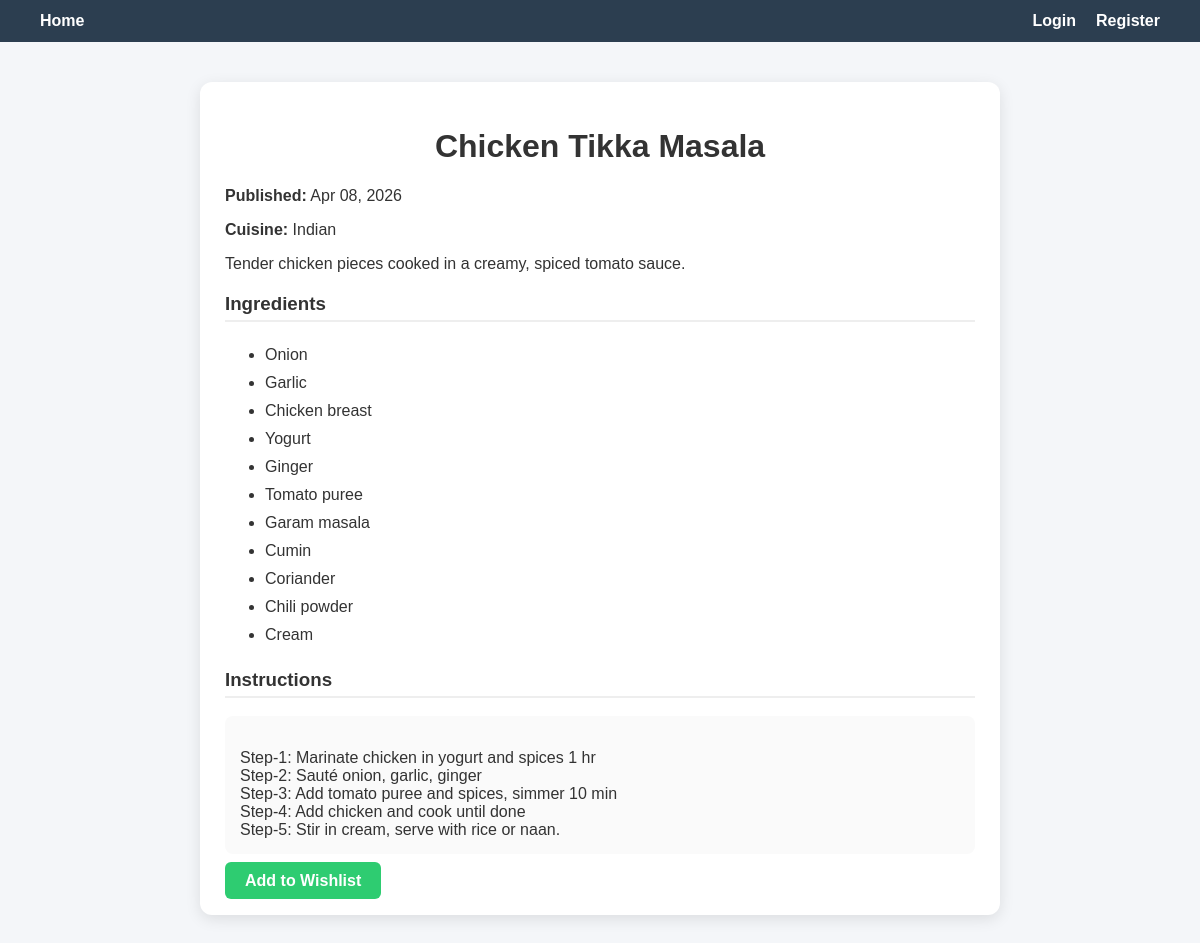
The page /recipe/295/ on the database its author committed.
### recipes/models.py (models this page shows, shortened)
class Recipe(models.Model):
    name = models.CharField(max_length=200)
    description = models.TextField()
    instructions = models.TextField()
    ingredients = models.ManyToManyField(Ingredient)
    created_at = models.DateTimeField(auto_now_add=True)
    cuisine = models.CharField(max_length=100, default='Unknown')
    class Meta:
        ordering = ['-created_at']

class Ingredient(models.Model):
    name = models.CharField(max_length=100)

### recipes/views.py (the view)
# urls.py: path('recipe/<int:id>/', views.recipe_detail, name='recipe_detail'),
def recipe_detail(request, id):
    recipe = get_object_or_404(Recipe, id=id)
    return render(request, 'recipes/detail.html', {'recipe': recipe})

### recipes/templates/recipes/detail.html
{% extends 'recipes/base.html' %}
{% block content %}
<div class="detail-card">
    <h1>{{ recipe.name }}</h1>
    <p><strong>Published:</strong> {{ recipe.created_at|date:"M d, Y" }}</p>
    <p><strong>Cuisine:</strong> {{ recipe.cuisine }}</p>
    <p>{{ recipe.description }}</p>
    <h3 class="section-title">Ingredients</h3>
    <ul class="ingredients">
        {% for ingredient in recipe.ingredients.all %}
            <li>{{ ingredient.name }}</li>
        {% endfor %}
    </ul>
    <h3 class="section-title">Instructions</h3>
    <div class="steps">
         {{ recipe.instructions|linebreaksbr }}
    </div>
    <br>
    <a href="{% url 'add_to_wishlist' recipe.id %}" class="btn-primary">
        Add to Wishlist
    </a>
</div>
{% endblock %}

### recipes/templates/recipes/base.html (shortened to what this page needs)
{% load static %}
<!DOCTYPE html>
<html>
<head>
    <link rel="stylesheet" href="{% static 'recipes/style.css' %}">
</head>
<body>
    <nav class="navbar">
        <div class="nav-left">
            <a href="/">Home</a>
        </div>
        <div class="nav-right">
            {% if user.is_authenticated %}
                <form method="post" action="{% url 'logout' %}">
                    {% csrf_token %}
                    <button type="submit" class="logout-btn">Logout</button>
                </form>
            {% else %}
                <a href="{% url 'login' %}">Login</a>
                <a href="{% url 'register' %}">Register</a>
            {% endif %}
        </div>
    </nav>
    <div class="container">
        {% block content %}{% endblock %}
    </div>
</body>
</html>

### recipes/static/recipes/style.css (style rules this page uses)
body { font-family: Arial, sans-serif; background-color: #f4f6f9; margin: 0; color: #333; }
h1 { text-align: center; }
a { text-decoration: none; }
.navbar { background-color: #2c3e50; display: flex; justify-content: space-between; align-items: center; padding: 12px 40px; }
.nav-left { display: flex; gap: 20px; }
.nav-right { display: flex; gap: 20px; align-items: center; }
.navbar a { color: white; text-decoration: none; font-weight: bold; }
.container { width: 100%; max-width: 800px; margin: 40px auto; }
.btn-primary { padding: 10px 20px; background-color: #2ecc71; border: none; color: white; font-weight: bold; border-radius: 6px; cursor: pointer; margin-top: 10px; }
.detail-card { background: white; padding: 25px; border-radius: 12px; box-shadow: 0 4px 15px rgba(0,0,0,0.1); }
.section-title { margin-top: 20px; border-bottom: 2px solid #eee; padding-bottom: 5px; }
.ingredients li { padding: 5px 0; }
.steps { white-space: pre-line; background: #fafafa; padding: 15px; border-radius: 8px; }

### rows shown on the page
Recipe: name "Chicken Tikka Masala", created_at "Apr 08, 2026", cuisine "Indian", description "Tender chicken pieces cooked in a creamy, spiced tomato sauce.", instructions "Step-1: Marinate chicken in yogurt and spices 1 hr Step-2: Sauté onion, garlic, ginger Step-3: Add tomato puree and spices, simmer 10 min Step-4: Add chicken and cook until done Step-5: Stir in cream, serve with rice or naan."
Ingredient: name "Onion"
Ingredient: name "Garlic"
Ingredient: name "Chicken breast"
Ingredient: name "Yogurt"
Ingredient: name "Ginger"
Ingredient: name "Tomato puree"
Ingredient: name "Garam masala"
Ingredient: name "Cumin"
Ingredient: name "Coriander"
Ingredient: name "Chili powder"
Ingredient: name "Cream"
